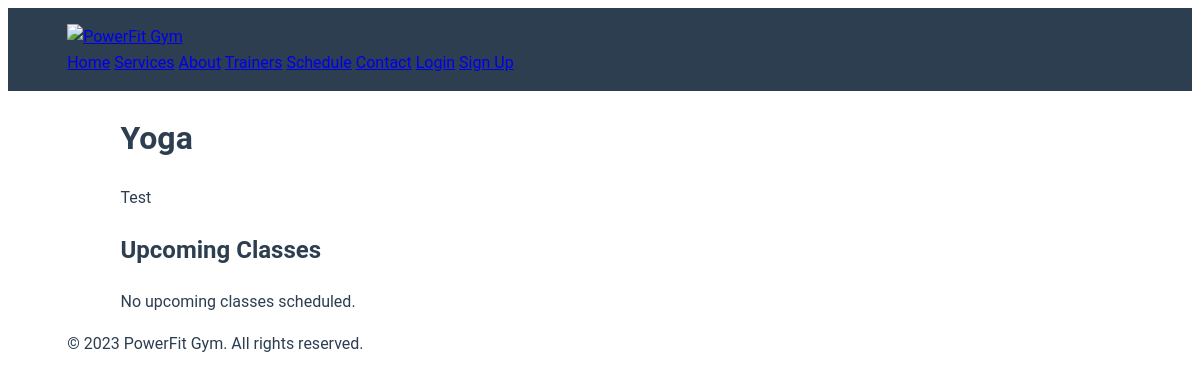
The page /services/1/ on the database as committed earlier.
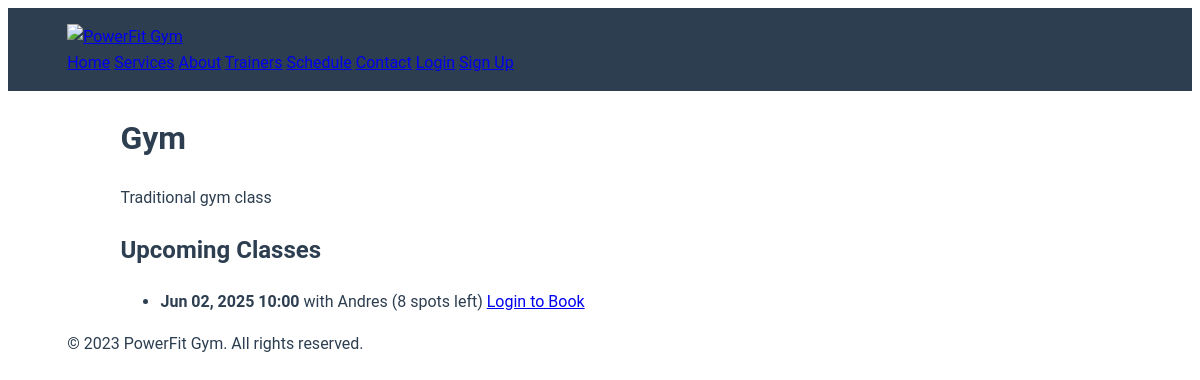
The same page on the database as committed later.
### main/models.py (models this page shows, shortened)
class Service(models.Model):
    name = models.CharField(max_length=100)
    description = models.TextField()
    price = models.DecimalField(max_digits=6, decimal_places=2, default=0.00)
    duration = models.CharField(max_length=50, help_text="Eg: 60 minutes")
    featured = models.BooleanField(default=False)
    image = models.CharField(max_length=100, blank=True)
    max_capacity = models.PositiveIntegerField(
        default=10,
        help_text="Maximum participants per session"
    )

class ClassSchedule(models.Model):
    service = models.ForeignKey(Service, on_delete=models.CASCADE, related_name='schedules')
    trainer = models.ForeignKey(Trainer, on_delete=models.CASCADE)
    start_datetime = models.DateTimeField()
    end_datetime = models.DateTimeField()
    max_capacity = models.PositiveIntegerField(default=10)
    class Meta:
        ordering = ['start_datetime']
        unique_together = [['service', 'start_datetime']]
    def spots_remaining(self):
        return self.max_capacity - self.bookings.count()

class Trainer(models.Model):
    name = models.CharField(max_length=100)
    specialization = models.CharField(max_length=100)
    bio = models.TextField()
    image = models.ImageField(upload_to='trainers/')
    experience = models.PositiveIntegerField(null=True, blank=True)

### main/views.py (the view)
# urls.py: path('services/<int:service_id>/', views.service_detail, name='service_detail'),
def service_detail(request, service_id):
    service = get_object_or_404(Service, id=service_id)
    schedules = ClassSchedule.objects.filter(
        service=service,
        start_datetime__gt=timezone.now()
    ).order_by('start_datetime')
    return render(request, 'service_detail.html', {
        'service': service,
        'schedules': schedules
    })

### main/templates/service_detail.html
{% extends 'base.html' %}
{% block content %}
<div class="container">
    <h1>{{ service.name }}</h1>
    <p>{{ service.description }}</p>
    <h2>Upcoming Classes</h2>
    {% if schedules %}
        <ul>
        {% for schedule in schedules %}
            <li>
                <strong>{{ schedule.start_datetime|date:"M d, Y H:i" }}</strong>
                with {{ schedule.trainer.name }}
                ({{ schedule.spots_remaining }} spots left)
                {% if user.is_authenticated %}
                    {% if schedule.is_available %}
                        <a href="{% url 'book_class' schedule.id %}">Book Now</a>
                    {% else %}
                        <span class="full">Fully Booked</span>
                    {% endif %}
                {% else %}
                    <a href="{% url 'login' %}?next={% url 'service_detail' service.id %}">
                        Login to Book
                    </a>
                {% endif %}
            </li>
        {% endfor %}
        </ul>
    {% else %}
        <p>No upcoming classes scheduled.</p>
    {% endif %}
</div>
{% endblock %}

Rows that differ between the two databases and show on the page:
changed Service: name "Yoga" → "Gym"; description "Test" → "Traditional gym class"
added ClassSchedule: start_datetime "Jun 02, 2025 10:00", trainer.name "Andres", spots_remaining "8"
Other text that changed with them:
text no longer shown: "No upcoming classes scheduled."
